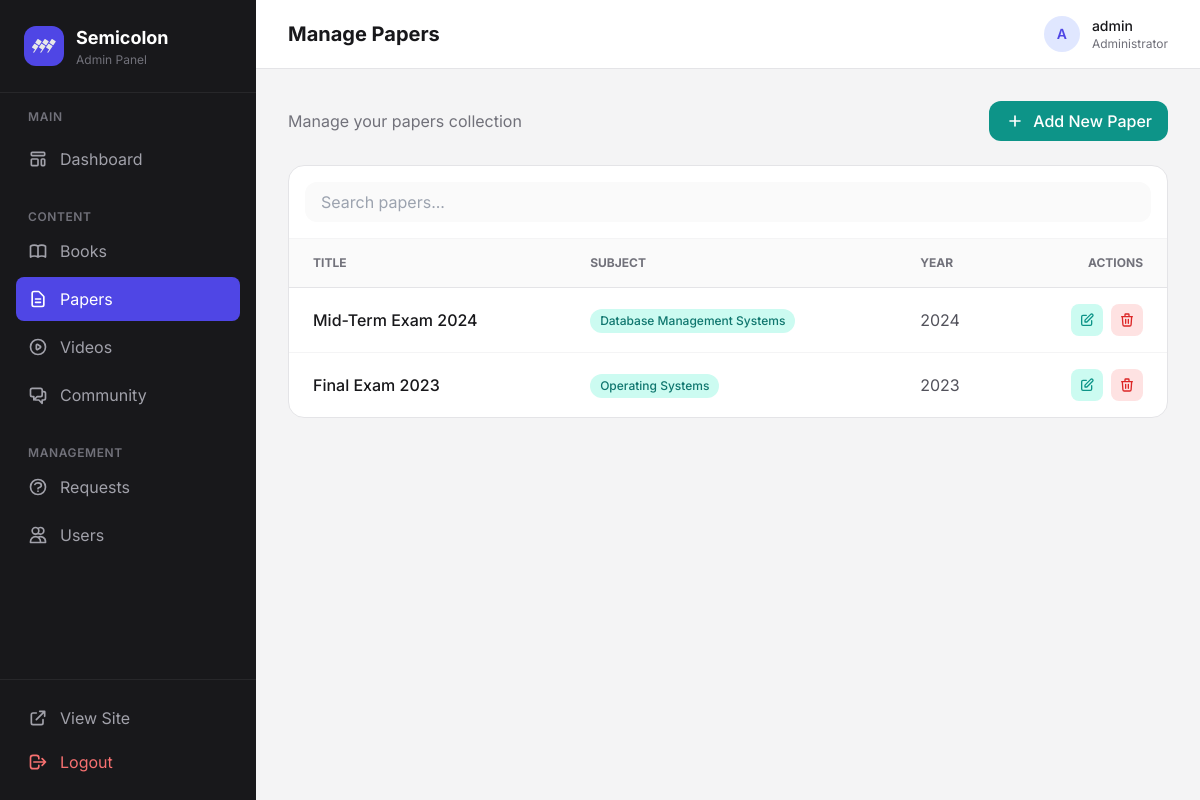
The app's page /admin/papers.php (signed in) with its own data.
### tables this page shows
CREATE TABLE `papers` (
  `id` int(11) NOT NULL AUTO_INCREMENT,
  `title` varchar(255) NOT NULL,
  `subject` varchar(255) NOT NULL,
  `year` int(11) NOT NULL,
  `private_path` varchar(255) NOT NULL,
  `slug` varchar(255) DEFAULT NULL,
  `token` varchar(255) DEFAULT NULL,
  `created_at` timestamp NOT NULL DEFAULT current_timestamp(),
  PRIMARY KEY (`id`),
  UNIQUE KEY `slug` (`slug`),
  UNIQUE KEY `token` (`token`)
);

### includes/functions.php (called while the page is built, shortened)
<?php
function get_papers($subject = null, $year = null)
{
    global $conn;
    $sql = "SELECT * FROM papers WHERE 1=1";
    $stmt = $conn->prepare($sql);
    $types = '';
    $stmt->execute();
    $result = $stmt->get_result();
    $papers = [];
    if ($result->num_rows > 0) {
        while ($row = $result->fetch_assoc()) {
            $papers[] = $row;
        }
    }
    return $papers;
}
?>

### admin/papers.php (the view, shortened to what this page needs)
<?php
require_once '../includes/db.php';
require_once '../includes/functions.php';
$papers = get_papers();
$showForm = isset($_GET['add']);
include 'header.php';
?>
<div class="flex justify-between items-center mb-6">
    <p class="text-zinc-500">Manage your papers collection</p>
    <?php if (!$showForm): ?>
        <a href="papers.php?add=1" class="inline-flex items-center gap-2 px-4 py-2 bg-teal-600 text-white rounded-xl font-medium hover:bg-teal-700 transition">
            <svg xmlns="http://www.w3.org/2000/svg" class="h-5 w-5" fill="none" viewBox="0 0 24 24" stroke="currentColor" stroke-width="2">
                <path stroke-linecap="round" stroke-linejoin="round" d="M12 6v6m0 0v6m0-6h6m-6 0H6" />
            </svg>
            Add New Paper
        </a>
    <?php else: ?>
        <a href="papers.php" class="inline-flex items-center gap-2 px-4 py-2 border border-zinc-200 text-zinc-700 rounded-xl font-medium hover:bg-zinc-50 transition">
            Cancel
        </a>
    <?php endif; ?>
</div>
<div class="bg-white rounded-2xl border border-zinc-200 overflow-hidden">
    <div class="p-4 border-b border-zinc-100">
        <input type="text" id="searchInput" onkeyup="searchPapers()" placeholder="Search papers..."
            class="w-full px-4 py-2 bg-zinc-50 border-0 rounded-xl focus:ring-2 focus:ring-teal-500">
    </div>
    <div class="overflow-x-auto">
        <table id="papersTable" class="w-full">
            <thead>
                <tr class="bg-zinc-50 border-b border-zinc-200 text-xs uppercase text-zinc-500 font-semibold">
                    <th class="px-6 py-4 text-left">Title</th>
                    <th class="px-6 py-4 text-left">Subject</th>
                    <th class="px-6 py-4 text-left">Year</th>
                    <th class="px-6 py-4 text-right">Actions</th>
                </tr>
            </thead>
            <tbody class="divide-y divide-zinc-100">
                <?php if (empty($papers)): ?>
                    <tr>
                        <td colspan="4" class="px-6 py-12 text-center text-zinc-500">No papers found.</td>
                    </tr>
                <?php else: ?>
                    <?php foreach ($papers as $paper): ?>
                        <tr class="hover:bg-zinc-50 transition">
                            <td class="px-6 py-4 font-medium text-zinc-900"><?php echo htmlspecialchars($paper['title']); ?></td>
                            <td class="px-6 py-4">
                                <span class="inline-flex px-2.5 py-1 bg-teal-100 text-teal-700 rounded-full text-xs font-medium">
                                    <?php echo htmlspecialchars($paper['subject']); ?>
                                </span>
                            </td>
                            <td class="px-6 py-4 text-zinc-600"><?php echo htmlspecialchars($paper['year']); ?></td>
                            <td class="px-6 py-4">
                                <div class="flex items-center justify-end gap-2">
                                    <a href="edit_paper.php?id=<?php echo $paper['id']; ?>" class="p-2 bg-teal-100 text-teal-600 rounded-lg hover:bg-teal-200 transition">
                                        <svg xmlns="http://www.w3.org/2000/svg" class="h-4 w-4" fill="none" viewBox="0 0 24 24" stroke="currentColor" stroke-width="2">
                                            <path stroke-linecap="round" stroke-linejoin="round" d="M11 5H6a2 2 0 00-2 2v11a2 2 0 002 2h11a2 2 0 002-2v-5m-1.414-9.414a2 2 0 112.828 2.828L11.828 15H9v-2.828l8.586-8.586z" />
                                        </svg>
                                    </a>
                                    <form action="papers.php" method="post" class="inline" onsubmit="return confirm('Delete this paper?');">
                                        <button type="submit" class="p-2 bg-red-100 text-red-600 rounded-lg hover:bg-red-200 transition">
                                            <svg xmlns="http://www.w3.org/2000/svg" class="h-4 w-4" fill="none" viewBox="0 0 24 24" stroke="currentColor" stroke-width="2">
                                                <path stroke-linecap="round" stroke-linejoin="round" d="M19 7l-.867 12.142A2 2 0 0116.138 21H7.862a2 2 0 01-1.995-1.858L5 7m5 4v6m4-6v6m1-10V4a1 1 0 00-1-1h-4a1 1 0 00-1 1v3M4 7h16" />
                                            </svg>
                                        </button>
                                    </form>
                                </div>
                            </td>
                        </tr>
                    <?php endforeach; ?>
                <?php endif; ?>
            </tbody>
        </table>
    </div>
</div>
<?php include 'footer.php'; ?>

### admin/assets/css/index.css (style rules this page uses)
:root { --drab-dark-brown: #363020; --walnut-brown: #605c4e; --ecru: #a49966; --sage: #c7c7a6; --white: #ffffff; }

### records on screen
papers: title "Mid-Term Exam 2024", subject "Database Management Systems", year "2024"
papers: title "Final Exam 2023", subject "Operating Systems", year "2023"

### other values on screen
$titles[$current_page] "Manage Papers"
substr($_SESSION['username'] ?? 'A', 0, 1) "A"
$_SESSION['username'] "admin"
